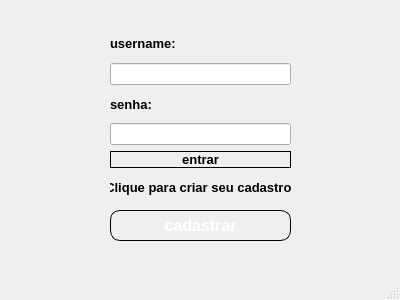
<?xml version="1.0" encoding="UTF-8"?>
<ui version="4.0">
 <class>Login</class>
 <widget class="QMainWindow" name="Login">
  <property name="geometry">
   <rect>
    <x>0</x>
    <y>0</y>
    <width>400</width>
    <height>300</height>
   </rect>
  </property>
  <property name="maximumSize">
   <size>
    <width>675</width>
    <height>478</height>
   </size>
  </property>
  <property name="windowTitle">
   <string>Login</string>
  </property>
  <property name="styleSheet">
   <string notr="true">
QPushButton
{
border-radius:10px;
border: 0.5px solid #000;
}</string>
  </property>
  <widget class="QWidget" name="centralwidget">
   <widget class="QPushButton" name="pushButton_2">
    <property name="geometry">
     <rect>
      <x>110</x>
      <y>210</y>
      <width>181</width>
      <height>31</height>
     </rect>
    </property>
    <property name="palette">
     <palette>
      <active>
       <colorrole role="WindowText">
        <brush brushstyle="SolidPattern">
         <color alpha="255">
          <red>255</red>
          <green>255</green>
          <blue>255</blue>
         </color>
        </brush>
       </colorrole>
       <colorrole role="Light">
        <brush brushstyle="SolidPattern">
         <color alpha="255">
          <red>1</red>
          <green>8</green>
          <blue>55</blue>
         </color>
        </brush>
       </colorrole>
       <colorrole role="Midlight">
        <brush brushstyle="SolidPattern">
         <color alpha="255">
          <red>1</red>
          <green>6</green>
          <blue>46</blue>
         </color>
        </brush>
       </colorrole>
       <colorrole role="Dark">
        <brush brushstyle="SolidPattern">
         <color alpha="255">
          <red>0</red>
          <green>3</green>
          <blue>18</blue>
         </color>
        </brush>
       </colorrole>
       <colorrole role="Mid">
        <brush brushstyle="SolidPattern">
         <color alpha="255">
          <red>1</red>
          <green>3</green>
          <blue>25</blue>
         </color>
        </brush>
       </colorrole>
       <colorrole role="Text">
        <brush brushstyle="SolidPattern">
         <color alpha="255">
          <red>255</red>
          <green>255</green>
          <blue>255</blue>
         </color>
        </brush>
       </colorrole>
       <colorrole role="BrightText">
        <brush brushstyle="SolidPattern">
         <color alpha="255">
          <red>255</red>
          <green>255</green>
          <blue>255</blue>
         </color>
        </brush>
       </colorrole>
       <colorrole role="ButtonText">
        <brush brushstyle="SolidPattern">
         <color alpha="255">
          <red>255</red>
          <green>255</green>
          <blue>255</blue>
         </color>
        </brush>
       </colorrole>
       <colorrole role="Base">
        <brush brushstyle="SolidPattern">
         <color alpha="255">
          <red>0</red>
          <green>0</green>
          <blue>0</blue>
         </color>
        </brush>
       </colorrole>
       <colorrole role="Window">
        <brush brushstyle="SolidPattern">
         <color alpha="255">
          <red>12</red>
          <green>105</green>
          <blue>107</blue>
         </color>
        </brush>
       </colorrole>
       <colorrole role="Shadow">
        <brush brushstyle="SolidPattern">
         <color alpha="255">
          <red>0</red>
          <green>0</green>
          <blue>0</blue>
         </color>
        </brush>
       </colorrole>
       <colorrole role="AlternateBase">
        <brush brushstyle="SolidPattern">
         <color alpha="255">
          <red>0</red>
          <green>2</green>
          <blue>18</blue>
         </color>
        </brush>
       </colorrole>
       <colorrole role="ToolTipBase">
        <brush brushstyle="SolidPattern">
         <color alpha="255">
          <red>255</red>
          <green>255</green>
          <blue>220</blue>
         </color>
        </brush>
       </colorrole>
       <colorrole role="ToolTipText">
        <brush brushstyle="SolidPattern">
         <color alpha="255">
          <red>0</red>
          <green>0</green>
          <blue>0</blue>
         </color>
        </brush>
       </colorrole>
       <colorrole role="PlaceholderText">
        <brush brushstyle="SolidPattern">
         <color alpha="127">
          <red>255</red>
          <green>255</green>
          <blue>255</blue>
         </color>
        </brush>
       </colorrole>
       <colorrole role="Accent">
        <brush brushstyle="SolidPattern">
         <color alpha="255">
          <red>0</red>
          <green>0</green>
          <blue>0</blue>
         </color>
        </brush>
       </colorrole>
      </active>
      <inactive>
       <colorrole role="WindowText">
        <brush brushstyle="SolidPattern">
         <color alpha="255">
          <red>255</red>
          <green>255</green>
          <blue>255</blue>
         </color>
        </brush>
       </colorrole>
       <colorrole role="Light">
        <brush brushstyle="SolidPattern">
         <color alpha="255">
          <red>1</red>
          <green>8</green>
          <blue>55</blue>
         </color>
        </brush>
       </colorrole>
       <colorrole role="Midlight">
        <brush brushstyle="SolidPattern">
         <color alpha="255">
          <red>1</red>
          <green>6</green>
          <blue>46</blue>
         </color>
        </brush>
       </colorrole>
       <colorrole role="Dark">
        <brush brushstyle="SolidPattern">
         <color alpha="255">
          <red>0</red>
          <green>3</green>
          <blue>18</blue>
         </color>
        </brush>
       </colorrole>
       <colorrole role="Mid">
        <brush brushstyle="SolidPattern">
         <color alpha="255">
          <red>1</red>
          <green>3</green>
          <blue>25</blue>
         </color>
        </brush>
       </colorrole>
       <colorrole role="Text">
        <brush brushstyle="SolidPattern">
         <color alpha="255">
          <red>255</red>
          <green>255</green>
          <blue>255</blue>
         </color>
        </brush>
       </colorrole>
       <colorrole role="BrightText">
        <brush brushstyle="SolidPattern">
         <color alpha="255">
          <red>255</red>
          <green>255</green>
          <blue>255</blue>
         </color>
        </brush>
       </colorrole>
       <colorrole role="ButtonText">
        <brush brushstyle="SolidPattern">
         <color alpha="255">
          <red>255</red>
          <green>255</green>
          <blue>255</blue>
         </color>
        </brush>
       </colorrole>
       <colorrole role="Base">
        <brush brushstyle="SolidPattern">
         <color alpha="255">
          <red>0</red>
          <green>0</green>
          <blue>0</blue>
         </color>
        </brush>
       </colorrole>
       <colorrole role="Window">
        <brush brushstyle="SolidPattern">
         <color alpha="255">
          <red>12</red>
          <green>105</green>
          <blue>107</blue>
         </color>
        </brush>
       </colorrole>
       <colorrole role="Shadow">
        <brush brushstyle="SolidPattern">
         <color alpha="255">
          <red>0</red>
          <green>0</green>
          <blue>0</blue>
         </color>
        </brush>
       </colorrole>
       <colorrole role="AlternateBase">
        <brush brushstyle="SolidPattern">
         <color alpha="255">
          <red>0</red>
          <green>2</green>
          <blue>18</blue>
         </color>
        </brush>
       </colorrole>
       <colorrole role="ToolTipBase">
        <brush brushstyle="SolidPattern">
         <color alpha="255">
          <red>255</red>
          <green>255</green>
          <blue>220</blue>
         </color>
        </brush>
       </colorrole>
       <colorrole role="ToolTipText">
        <brush brushstyle="SolidPattern">
         <color alpha="255">
          <red>0</red>
          <green>0</green>
          <blue>0</blue>
         </color>
        </brush>
       </colorrole>
       <colorrole role="PlaceholderText">
        <brush brushstyle="SolidPattern">
         <color alpha="127">
          <red>255</red>
          <green>255</green>
          <blue>255</blue>
         </color>
        </brush>
       </colorrole>
       <colorrole role="Accent">
        <brush brushstyle="SolidPattern">
         <color alpha="255">
          <red>0</red>
          <green>0</green>
          <blue>0</blue>
         </color>
        </brush>
       </colorrole>
      </inactive>
      <disabled>
       <colorrole role="WindowText">
        <brush brushstyle="SolidPattern">
         <color alpha="255">
          <red>0</red>
          <green>3</green>
          <blue>18</blue>
         </color>
        </brush>
       </colorrole>
       <colorrole role="Light">
        <brush brushstyle="SolidPattern">
         <color alpha="255">
          <red>1</red>
          <green>8</green>
          <blue>55</blue>
         </color>
        </brush>
       </colorrole>
       <colorrole role="Midlight">
        <brush brushstyle="SolidPattern">
         <color alpha="255">
          <red>1</red>
          <green>6</green>
          <blue>46</blue>
         </color>
        </brush>
       </colorrole>
       <colorrole role="Dark">
        <brush brushstyle="SolidPattern">
         <color alpha="255">
          <red>0</red>
          <green>3</green>
          <blue>18</blue>
         </color>
        </brush>
       </colorrole>
       <colorrole role="Mid">
        <brush brushstyle="SolidPattern">
         <color alpha="255">
          <red>1</red>
          <green>3</green>
          <blue>25</blue>
         </color>
        </brush>
       </colorrole>
       <colorrole role="Text">
        <brush brushstyle="SolidPattern">
         <color alpha="255">
          <red>0</red>
          <green>3</green>
          <blue>18</blue>
         </color>
        </brush>
       </colorrole>
       <colorrole role="BrightText">
        <brush brushstyle="SolidPattern">
         <color alpha="255">
          <red>255</red>
          <green>255</green>
          <blue>255</blue>
         </color>
        </brush>
       </colorrole>
       <colorrole role="ButtonText">
        <brush brushstyle="SolidPattern">
         <color alpha="255">
          <red>0</red>
          <green>3</green>
          <blue>18</blue>
         </color>
        </brush>
       </colorrole>
       <colorrole role="Base">
        <brush brushstyle="SolidPattern">
         <color alpha="255">
          <red>12</red>
          <green>105</green>
          <blue>107</blue>
         </color>
        </brush>
       </colorrole>
       <colorrole role="Window">
        <brush brushstyle="SolidPattern">
         <color alpha="255">
          <red>12</red>
          <green>105</green>
          <blue>107</blue>
         </color>
        </brush>
       </colorrole>
       <colorrole role="Shadow">
        <brush brushstyle="SolidPattern">
         <color alpha="255">
          <red>0</red>
          <green>0</green>
          <blue>0</blue>
         </color>
        </brush>
       </colorrole>
       <colorrole role="AlternateBase">
        <brush brushstyle="SolidPattern">
         <color alpha="255">
          <red>1</red>
          <green>5</green>
          <blue>37</blue>
         </color>
        </brush>
       </colorrole>
       <colorrole role="ToolTipBase">
        <brush brushstyle="SolidPattern">
         <color alpha="255">
          <red>255</red>
          <green>255</green>
          <blue>220</blue>
         </color>
        </brush>
       </colorrole>
       <colorrole role="ToolTipText">
        <brush brushstyle="SolidPattern">
         <color alpha="255">
          <red>0</red>
          <green>0</green>
          <blue>0</blue>
         </color>
        </brush>
       </colorrole>
       <colorrole role="PlaceholderText">
        <brush brushstyle="SolidPattern">
         <color alpha="127">
          <red>0</red>
          <green>3</green>
          <blue>18</blue>
         </color>
        </brush>
       </colorrole>
       <colorrole role="Accent">
        <brush brushstyle="SolidPattern">
         <color alpha="255">
          <red>1</red>
          <green>4</green>
          <blue>26</blue>
         </color>
        </brush>
       </colorrole>
      </disabled>
     </palette>
    </property>
    <property name="font">
     <font>
      <pointsize>12</pointsize>
      <bold>true</bold>
     </font>
    </property>
    <property name="layoutDirection">
     <enum>Qt::LayoutDirection::LeftToRight</enum>
    </property>
    <property name="text">
     <string>cadastrar</string>
    </property>
   </widget>
   <widget class="QWidget" name="layoutWidget">
    <property name="geometry">
     <rect>
      <x>110</x>
      <y>30</y>
      <width>181</width>
      <height>171</height>
     </rect>
    </property>
    <property name="layoutDirection">
     <enum>Qt::LayoutDirection::LeftToRight</enum>
    </property>
    <layout class="QVBoxLayout" name="verticalLayout_2">
     <property name="leftMargin">
      <number>0</number>
     </property>
     <item>
      <layout class="QVBoxLayout" name="verticalLayout">
       <item>
        <widget class="QLabel" name="label">
         <property name="font">
          <font>
           <pointsize>10</pointsize>
           <bold>true</bold>
          </font>
         </property>
         <property name="layoutDirection">
          <enum>Qt::LayoutDirection::LeftToRight</enum>
         </property>
         <property name="text">
          <string>username:</string>
         </property>
        </widget>
       </item>
       <item>
        <widget class="QLineEdit" name="lineEdit">
         <property name="layoutDirection">
          <enum>Qt::LayoutDirection::LeftToRight</enum>
         </property>
        </widget>
       </item>
       <item>
        <widget class="QLabel" name="label_2">
         <property name="font">
          <font>
           <pointsize>10</pointsize>
           <bold>true</bold>
          </font>
         </property>
         <property name="layoutDirection">
          <enum>Qt::LayoutDirection::LeftToRight</enum>
         </property>
         <property name="text">
          <string>senha:</string>
         </property>
        </widget>
       </item>
       <item>
        <widget class="QLineEdit" name="lineEdit_2">
         <property name="layoutDirection">
          <enum>Qt::LayoutDirection::LeftToRight</enum>
         </property>
         <property name="echoMode">
          <enum>QLineEdit::EchoMode::Password</enum>
         </property>
        </widget>
       </item>
       <item>
        <widget class="QPushButton" name="pushButton">
         <property name="font">
          <font>
           <pointsize>10</pointsize>
           <italic>false</italic>
           <bold>true</bold>
          </font>
         </property>
         <property name="layoutDirection">
          <enum>Qt::LayoutDirection::LeftToRight</enum>
         </property>
         <property name="text">
          <string>entrar</string>
         </property>
        </widget>
       </item>
       <item>
        <widget class="QLabel" name="label_3">
         <property name="enabled">
          <bool>true</bool>
         </property>
         <property name="maximumSize">
          <size>
           <width>300</width>
           <height>200</height>
          </size>
         </property>
         <property name="font">
          <font>
           <pointsize>10</pointsize>
           <bold>true</bold>
          </font>
         </property>
         <property name="layoutDirection">
          <enum>Qt::LayoutDirection::LeftToRight</enum>
         </property>
         <property name="midLineWidth">
          <number>0</number>
         </property>
         <property name="text">
          <string>Clique para criar seu cadastro:</string>
         </property>
         <property name="alignment">
          <set>Qt::AlignmentFlag::AlignCenter</set>
         </property>
        </widget>
       </item>
      </layout>
     </item>
    </layout>
   </widget>
  </widget>
  <widget class="QMenuBar" name="menubar">
   <property name="geometry">
    <rect>
     <x>0</x>
     <y>0</y>
     <width>400</width>
     <height>18</height>
    </rect>
   </property>
  </widget>
  <widget class="QStatusBar" name="statusbar"/>
 </widget>
 <resources/>
 <connections/>
</ui>
